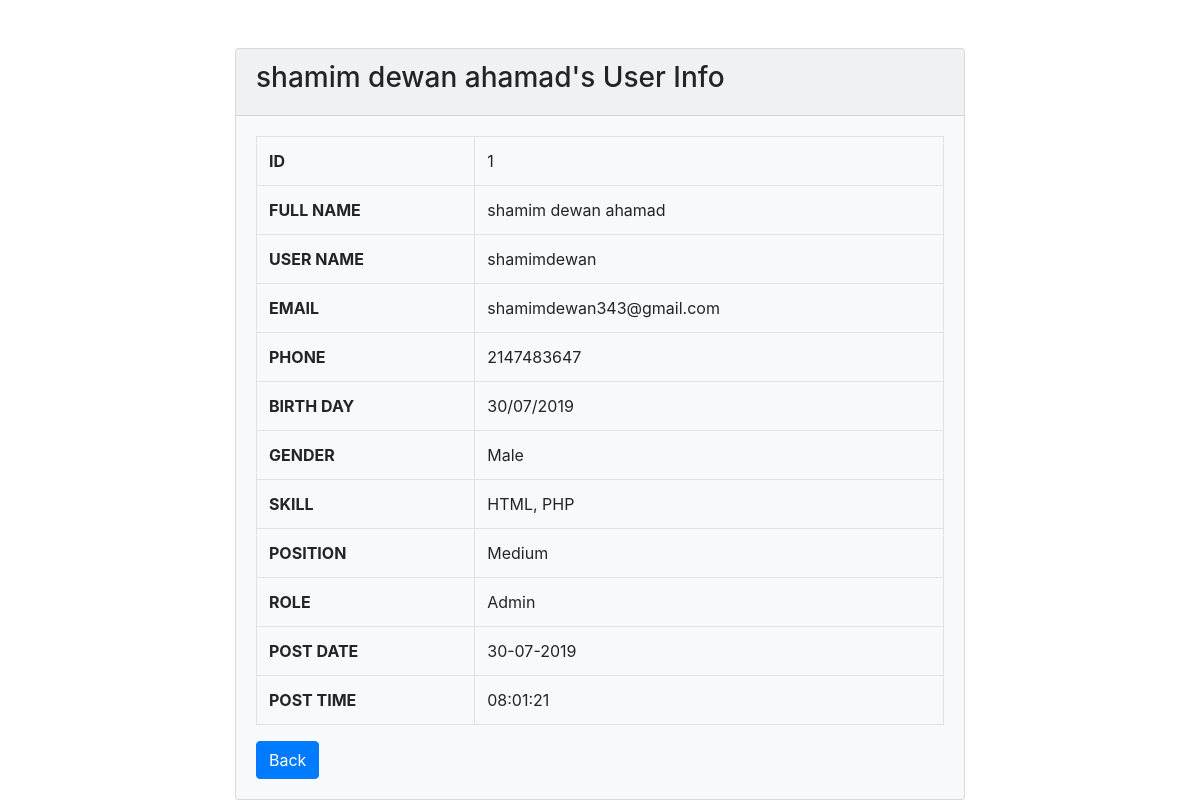
Screenshot of /single_user.php?id=1 (signed in) with the database file from the repository.
### tables this page shows
CREATE TABLE `users` (
  `id` int(11) NOT NULL,
  `fname` varchar(100) NOT NULL,
  `lname` varchar(100) NOT NULL,
  `uname` varchar(100) NOT NULL,
  `email` varchar(100) NOT NULL,
  `phone` int(100) DEFAULT NULL,
  `password` varchar(100) NOT NULL,
  `dob` varchar(100) NOT NULL,
  `gender` varchar(100) NOT NULL,
  `skill` varchar(100) NOT NULL,
  `position` varchar(100) NOT NULL,
  `role` varchar(100) NOT NULL,
  `about` text NOT NULL,
  `register_date` timestamp NOT NULL DEFAULT CURRENT_TIMESTAMP
);

### single_user.php (the view, shortened to what this page needs)
<?php
require 'db.php';
$id = $_GET['id'];
	$select = "SELECT * FROM users WHERE id=$id";
	$select_result = mysqli_query($db, $select);
	$catch_user = mysqli_fetch_assoc($select_result);
?>
<!DOCTYPE html>
<html lang="en">
	<head>
		<link rel="stylesheet" href="./asset/datatable/css/bootstrap.min.css">
		<link rel="stylesheet" href="./asset/datatable/css/style.css">
	</head>
	<body>
		<div class="container mt-5">
			<div class="row">
				<div class="col-lg-8 m-auto">
					<div class="card bg-light mb-2">
						<div class="card-header"><h3><?php echo $catch_user['fname'].' '.$catch_user['lname']."'s" ?> User Info</h3></div>
						<div class="card-body">
							<table class="table table-bordered">
								<tr>
									<th>ID</th>
									<td><?php echo $catch_user['id'] ?></td>
								</tr>
								<tr>
									<th>FULL NAME</th>
									<td><?php echo $catch_user['fname'].' '.$catch_user['lname'] ?></td>
								</tr>
								<tr>
									<th>USER NAME</th>
									<td><?php echo $catch_user['uname'] ?></td>
								</tr>
								<tr>
									<th>EMAIL</th>
									<td><?php echo $catch_user['email'] ?></td>
								</tr>
								<tr>
									<th>PHONE</th>
									<td><?php echo $catch_user['phone'] ?></td>
								</tr>
								<tr>
									<th>BIRTH DAY</th>
									<td><?php echo $catch_user['dob'] ?></td>
								</tr>
								<tr>
									<th>GENDER</th>
									<td><?php echo $catch_user['gender'] ?></td>
								</tr>
								<tr>
									<th>SKILL</th>
									<td><?php echo $catch_user['skill'] ?></td>
								</tr>
								<tr>
									<th>POSITION</th>
									<td><?php echo $catch_user['position'] ?></td>
								</tr>
								<tr>
									<th>ROLE</th>
									<td>
										<?php
											if ($catch_user['role']==1) {
					                			echo 'Admin';
					                		}elseif ($catch_user['role']==2) {
					                			echo 'Moderator';
					                		}else{
					                			echo 'Editor';
					                		}
										?>
									</td>
								</tr>
								<tr>
									<th>POST DATE</th>
									<td>
										<?php
										$old = $catch_user['register_date'];
										$new = date('d-m-Y', strtotime($old));
										echo $new;
										?>
									</td>
								</tr>
								<tr>
									<th>POST TIME</th>
									<td>
										<?php
										$old = $catch_user['register_date'];
										$new = date('h:i:s', strtotime($old));
										echo $new;
										?></td>
								</tr>
							</table>
							<a href="users.php" class="btn btn-primary">Back</a>
						</div>
					</div>
				</div>
			</div>
		</div>
	</body>
</html>

### rows the page displays
users: fname "shamim dewan", lname "ahamad", id "1", uname "shamimdewan", email "shamimdewan343@gmail.com", phone "2147483647", dob "30/07/2019", gender "Male", skill "HTML, PHP", position "Medium", register_date "30-07-2019", register_date "08:01:21"
